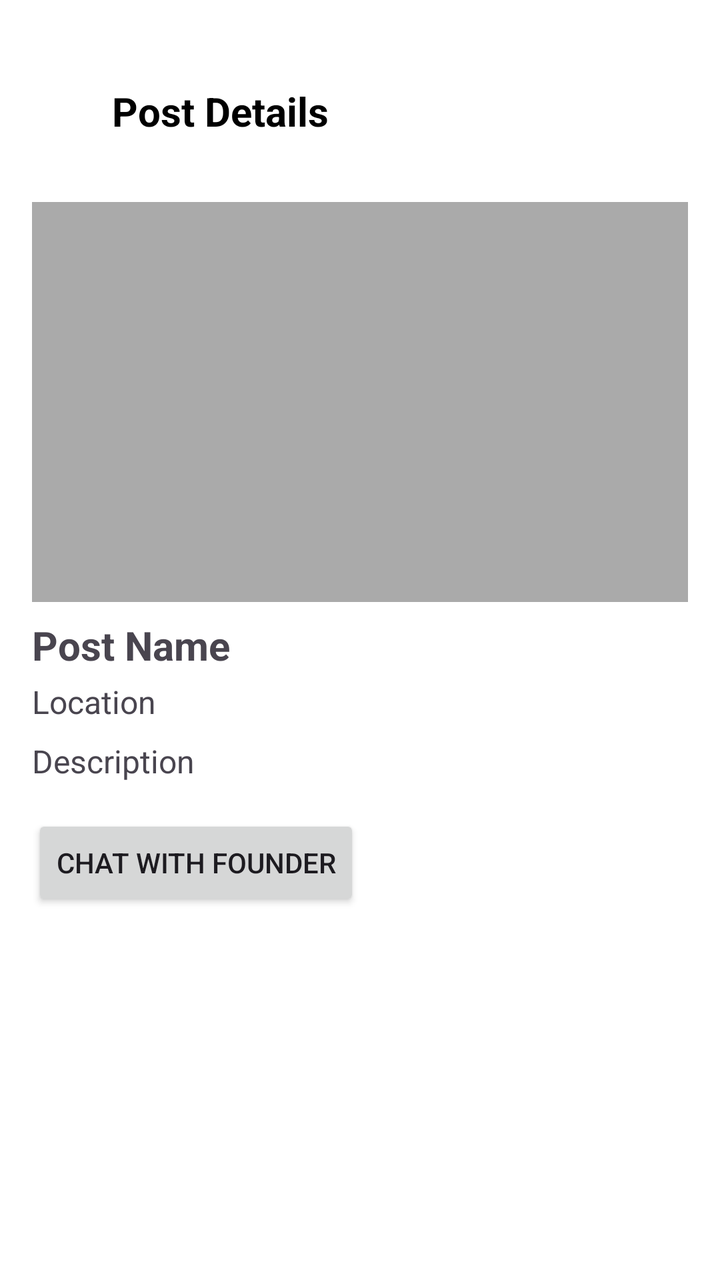
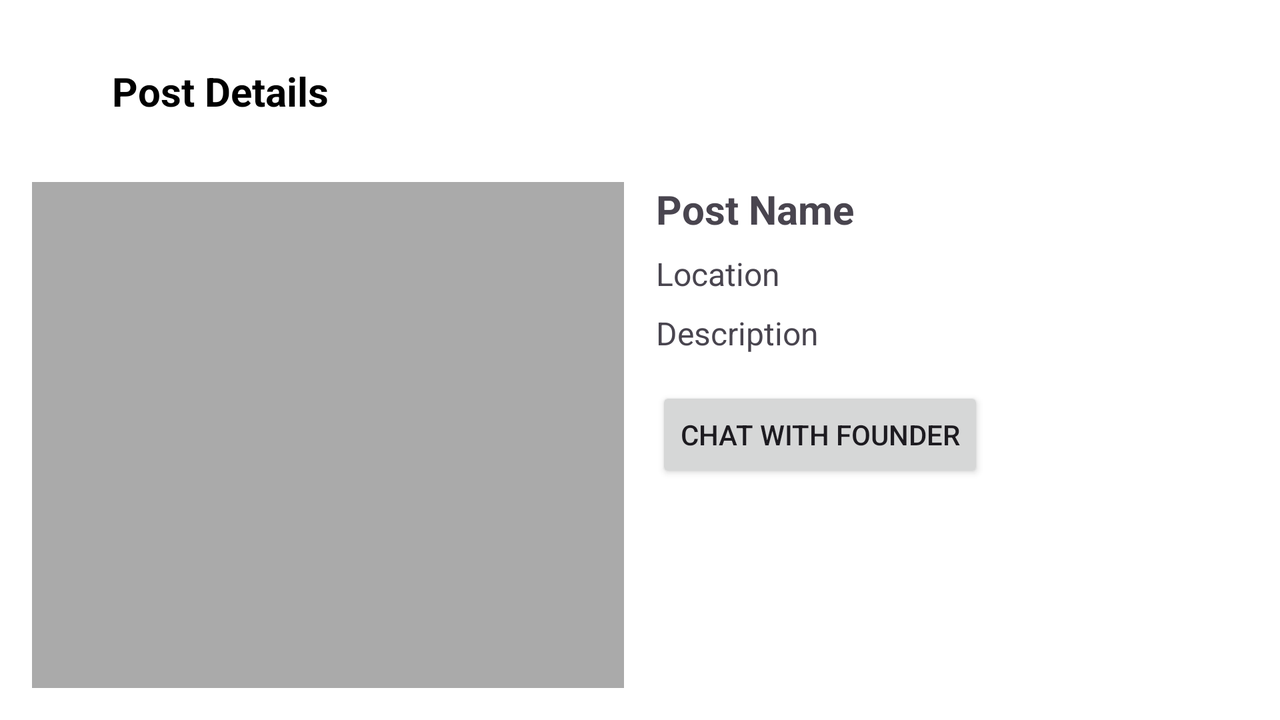

One screen, two layout resources from the same app: the default and the author's alternative for another configuration. Each is rendered where Android would select it; the XML of both is given below.
<!-- AndroidManifest.xml: application theme Theme.DemoiLost -->
<!-- res/layout/activity_post_detail.xml -->
<?xml version="1.0" encoding="utf-8"?>
<RelativeLayout xmlns:android="http://schemas.android.com/apk/res/android"
    android:layout_width="match_parent"
    android:layout_height="match_parent"
    xmlns:app="http://schemas.android.com/apk/res-auto"
    android:background="#FFFFFF">

    
    <LinearLayout
        android:id="@+id/topBar"
        android:layout_width="match_parent"
        android:layout_height="wrap_content"
        android:orientation="horizontal"
        android:paddingTop="42dp"
        android:paddingStart="16dp"
        android:paddingBottom="16dp"
        android:gravity="center_vertical">

        <ImageView
            android:id="@+id/backButton"
            android:layout_width="24dp"
            android:layout_height="24dp"
            android:src="@drawable/ic_back"
            android:contentDescription="Back"
            app:tint="#000000" />

        <TextView
            android:id="@+id/detailTitle"
            android:layout_width="wrap_content"
            android:layout_height="wrap_content"
            android:text="Post Details"
            android:textSize="20sp"
            android:textStyle="bold"
            android:textColor="#000000"
            android:layout_marginStart="16dp"/>
    </LinearLayout>

    
    <ScrollView
        android:layout_width="match_parent"
        android:layout_height="match_parent"
        android:layout_below="@id/topBar"
        android:padding="16dp">

        <LinearLayout
            android:layout_width="match_parent"
            android:layout_height="wrap_content"
            android:orientation="vertical">

            
            <ImageView
                android:id="@+id/detailImageView"
                android:layout_width="match_parent"
                android:layout_height="200dp"
                android:scaleType="centerCrop"
                android:background="@android:color/darker_gray" />

            
            <TextView
                android:id="@+id/detailNameTextView"
                android:layout_width="wrap_content"
                android:layout_height="wrap_content"
                android:text="Post Name"
                android:textStyle="bold"
                android:textSize="20sp"
                android:layout_marginTop="8dp" />

            
            <TextView
                android:id="@+id/detailAddressTextView"
                android:layout_width="wrap_content"
                android:layout_height="wrap_content"
                android:text="Location"
                android:textSize="16sp"
                android:layout_marginTop="4dp" />

            
            <TextView
                android:id="@+id/detailDescriptionTextView"
                android:layout_width="wrap_content"
                android:layout_height="wrap_content"
                android:text="Description"
                android:textSize="16sp"
                android:layout_marginTop="8dp" />

            
            <Button
                android:id="@+id/chatButton"
                android:layout_width="wrap_content"
                android:layout_height="wrap_content"
                android:text="Chat with Founder"
                android:layout_marginTop="16dp" />
        </LinearLayout>
    </ScrollView>
</RelativeLayout>
<!-- resources referenced by this layout -->
<resources>
  <style name="Theme.DemoiLost" parent="Base.Theme.DemoiLost" />
  <style name="Base.Theme.DemoiLost" parent="Theme.Material3.DayNight.NoActionBar">
          
           <item name="colorPrimary">@color/blue</item>
           <item name="colorPrimaryVariant">@color/blue</item>
  
      </style>
  <color name="blue">#FF2F3C7E</color>
</resources>
<!-- res/layout-land/activity_post_detail.xml (the author's variant of the layout above) -->
<!-- drawn on the phone turned sideways -->
<?xml version="1.0" encoding="utf-8"?>
<RelativeLayout xmlns:android="http://schemas.android.com/apk/res/android"
    xmlns:app="http://schemas.android.com/apk/res-auto"
    android:layout_width="match_parent"
    android:layout_height="match_parent"
    android:background="#FFFFFF">

    
    <LinearLayout
        android:id="@+id/topBar"
        android:layout_width="match_parent"
        android:layout_height="wrap_content"
        android:orientation="horizontal"
        android:paddingTop="32dp"
        android:paddingStart="16dp"
        android:paddingEnd="16dp"
        android:paddingBottom="16dp"
        android:gravity="center_vertical">

        <ImageView
            android:id="@+id/backButton"
            android:layout_width="24dp"
            android:layout_height="24dp"
            android:src="@drawable/ic_back"
            android:contentDescription="Back"
            app:tint="#000000" />

        <TextView
            android:id="@+id/detailTitle"
            android:layout_width="wrap_content"
            android:layout_height="wrap_content"
            android:text="Post Details"
            android:textSize="20sp"
            android:textStyle="bold"
            android:textColor="#000000"
            android:layout_marginStart="16dp" />
    </LinearLayout>

    
    <LinearLayout
        android:id="@+id/contentLayout"
        android:layout_below="@id/topBar"
        android:layout_width="match_parent"
        android:layout_height="match_parent"
        android:orientation="horizontal"
        android:padding="16dp">

        
        <ImageView
            android:id="@+id/detailImageView"
            android:layout_width="0dp"
            android:layout_height="match_parent"
            android:layout_weight="1"
            android:scaleType="centerCrop"
            android:background="@android:color/darker_gray"
            android:layout_marginEnd="16dp" />

        
        <ScrollView
            android:layout_width="0dp"
            android:layout_height="match_parent"
            android:layout_weight="1">

            <LinearLayout
                android:layout_width="match_parent"
                android:layout_height="wrap_content"
                android:orientation="vertical">

                <TextView
                    android:id="@+id/detailNameTextView"
                    android:layout_width="wrap_content"
                    android:layout_height="wrap_content"
                    android:text="Post Name"
                    android:textStyle="bold"
                    android:textSize="20sp"
                    android:layout_marginBottom="8dp" />

                <TextView
                    android:id="@+id/detailAddressTextView"
                    android:layout_width="wrap_content"
                    android:layout_height="wrap_content"
                    android:text="Location"
                    android:textSize="16sp"
                    android:layout_marginBottom="8dp" />

                <TextView
                    android:id="@+id/detailDescriptionTextView"
                    android:layout_width="wrap_content"
                    android:layout_height="wrap_content"
                    android:text="Description"
                    android:textSize="16sp"
                    android:layout_marginBottom="16dp" />

                <Button
                    android:id="@+id/chatButton"
                    android:layout_width="wrap_content"
                    android:layout_height="wrap_content"
                    android:text="Chat with Founder" />
            </LinearLayout>
        </ScrollView>
    </LinearLayout>
</RelativeLayout>
